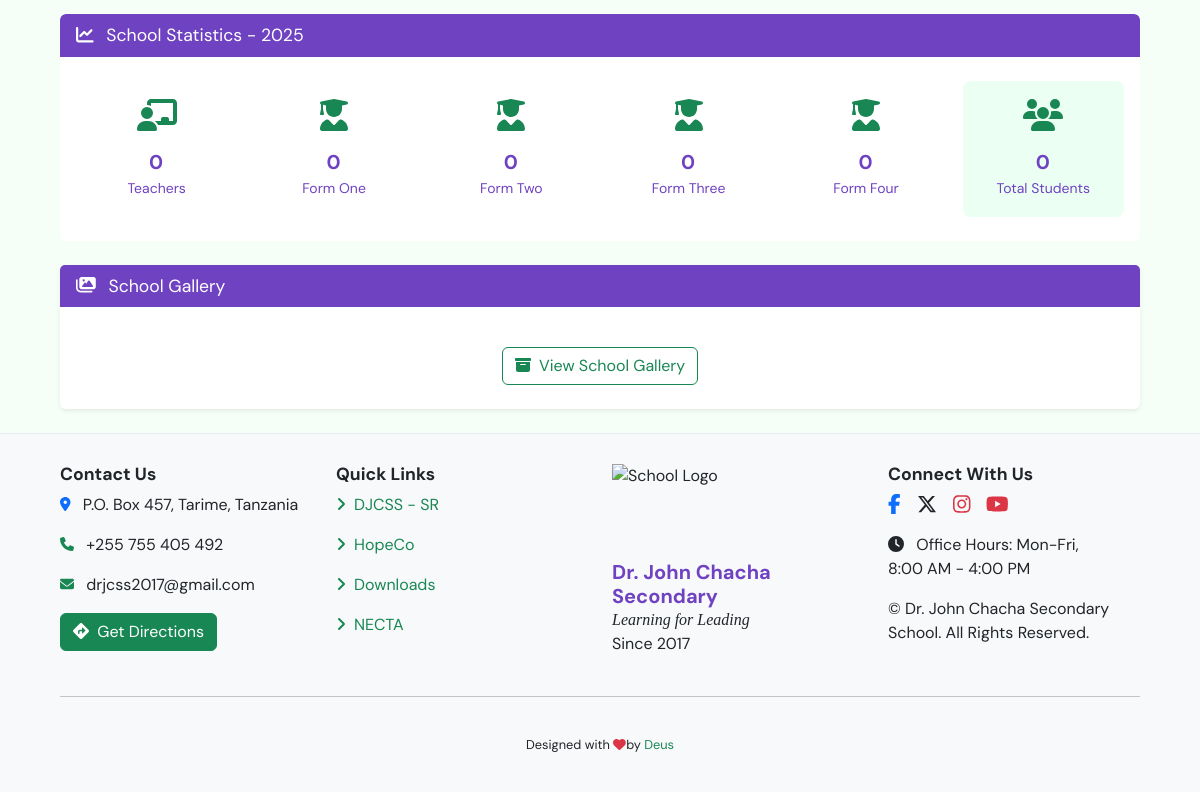
The page /staff/ (lower part) on the database as committed earlier.
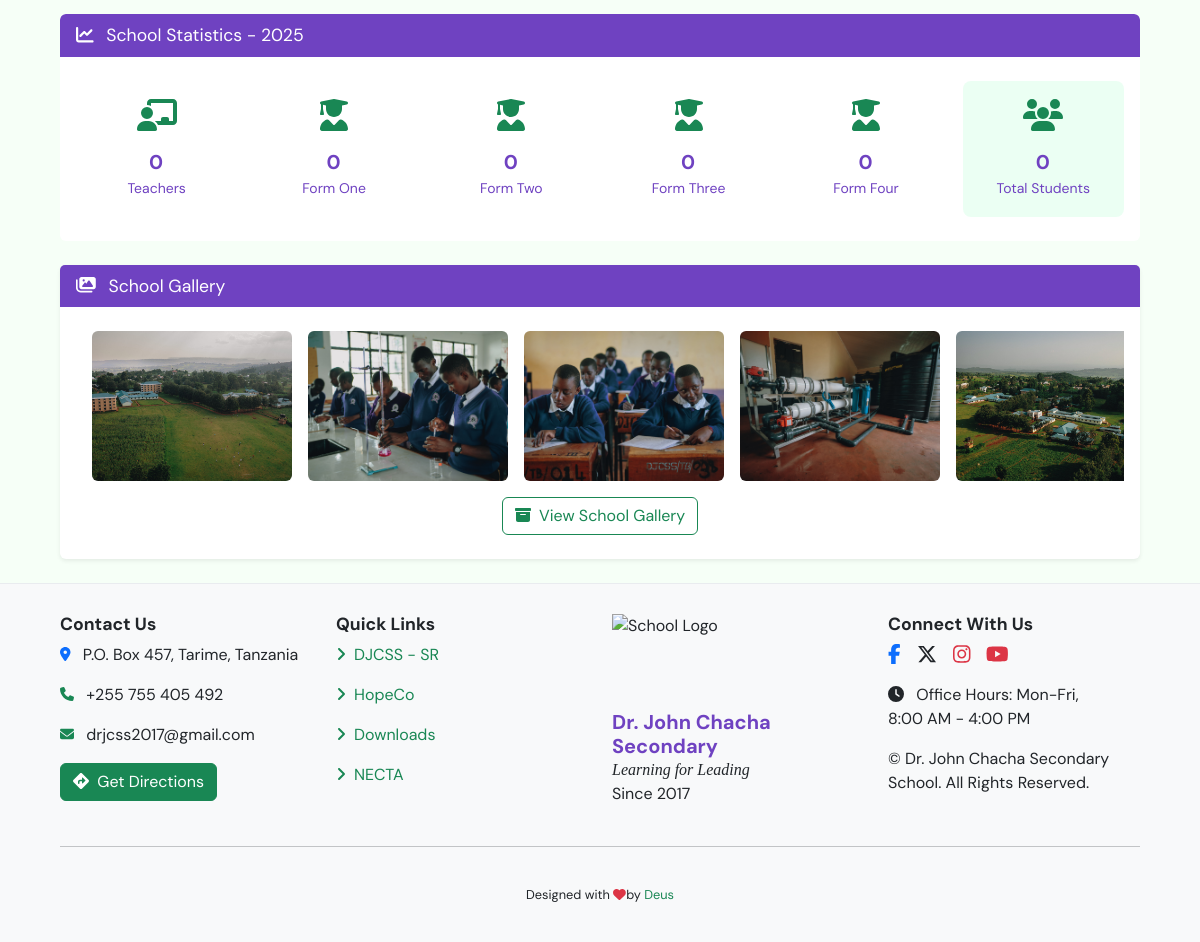
The same page on the database as committed later.
### web/models.py (models this page shows, shortened)
class GalleryImage(models.Model):
    title = models.CharField(
        max_length=200,
        help_text="Short descriptive title for the image"
    )
    caption = models.TextField(
        blank=True,
        help_text="Detailed description of the image (shown in popups)"
    )
    image = models.ImageField(
        upload_to='gallery/%Y/%m/%d/',
        validators=[
            FileExtensionValidator(allowed_extensions=['jpg', 'jpeg', 'png', 'webp'])
        ],
        help_text="Upload high-quality school images"
    )
    is_featured = models.BooleanField(
        default=False,
        help_text="Featured images appear in the homepage slideshow"
    )
    is_about = models.BooleanField(
        default=False,
        help_text="Set to true if this image is used in the About Us section"
    )
    date_taken = models.DateField(
        blank=True,
        null=True,
        help_text="When was this photo taken? (optional)"
    )
    upload_date = models.DateTimeField(auto_now_add=True)
    last_updated = models.DateTimeField(auto_now=True)
    class Meta:
        ordering = ['-is_featured', '-upload_date']
        verbose_name_plural = "Gallery Images"

### web/views.py (the view)
# urls.py: path('staff/', views.staff, name='staff'),
def staff(request):
    return render(request, 'web/staff.html', {
        'staff': Staff.objects.all()
    })

### web/models.py (called while the page is built)
    @property
    def total_students(self):
        return self.form_one + self.form_two + self.form_three + self.form_four

    @classmethod
    def get_current_week_prayers(cls):
        today = timezone.now().date()
        start_week = today - timezone.timedelta(days=today.weekday())
        end_week = start_week + timezone.timedelta(days=6)
        return cls.objects.filter(prayer_date__range=[start_week, end_week])

### web/templates/web/staff.html (shortened to what this page needs)
{% extends "web/base.html" %} {% load static %}

### web/templates/web/base.html (shortened to what this page needs)
{% load static %}
<!DOCTYPE html>
<html lang="en">
  <head>
    <link
      href="https://cdn.jsdelivr.net/npm/bootstrap@5.3.3/dist/css/bootstrap.min.css"
      rel="stylesheet"
    />
    <link rel="stylesheet" href="https://cdnjs.cloudflare.com/ajax/libs/font-awesome/6.5.1/css/all.min.css" />
    <link href="https://cdnjs.cloudflare.com/ajax/libs/lightbox2/2.11.3/css/lightbox.min.css" rel="stylesheet">
    <link
      href="https://cdn.jsdelivr.net/npm/bootstrap-icons@1.10.5/font/bootstrap-icons.css"
      rel="stylesheet"
    />
    <link
    rel="stylesheet"
    type="text/css"
    href="{% static 'web/css/styles.css' %}"
    />
  </head>
  <body>
    <div class="wide-container my-4">
      <div class="row mt-4">
        <div class="col-md-4">
        </div>
        <div class="col-md-4">
        </div>
    <div class="col-md-4">
</div>
      </div>
      <div class="mb-4">
        <div class="card border-0 overflow-hidden">
          <div class="card-header card-header-custom">
              <i class="fas fa-chart-line me-2"></i> School Statistics - <span id="year"></span>
          </div>
          <div class="card-body py-4">
            <div class="row g-3 text-center">
              <div class="col-6 col-md-4 col-lg-2">
                <div
                  class="p-3 rounded-3 stats-block h-100"
                  style="background-color: rgba(255, 255, 255, 0.1)"
                >
                  <i
                    class="fas fa-chalkboard-teacher fa-2x mb-3 text-success"
                  ></i>
                  <h5 class="mb-1 counter" data-target={{ global_school_stats.teachers }}>0</h5>
                  <p class="mb-0 small stats-text">Teachers</p>
                </div>
              </div>
              <div class="col-6 col-md-4 col-lg-2">
                <div
                  class="p-3 rounded-3 stats-block h-100"
                  style="background-color: rgba(255, 255, 255, 0.1)"
                >
                  <i class="fas fa-user-graduate fa-2x mb-3 text-success"></i>
                  <h5 class="mb-1 counter" data-target={{ global_school_stats.form_one }}>0</h5>
                  <p class="mb-0 small stats-text">Form One</p>
                </div>
              </div>
              <div class="col-6 col-md-4 col-lg-2">
                <div
                  class="p-3 rounded-3 stats-block h-100"
                  style="background-color: rgba(255, 255, 255, 0.1)"
                >
                  <i class="fas fa-user-graduate fa-2x mb-3 text-success"></i>
                  <h5 class="mb-1 counter" data-target={{ global_school_stats.form_two }}>0</h5>
                  <p class="mb-0 small stats-text">Form Two</p>
                </div>
              </div>
              <div class="col-6 col-md-4 col-lg-2">
                <div
                  class="p-3 rounded-3 stats-block h-100"
                  style="background-color: rgba(255, 255, 255, 0.1)"
                >
                  <i class="fas fa-user-graduate fa-2x mb-3 text-success"></i>
                  <h5 class="mb-1 counter" data-target={{ global_school_stats.form_three }}>0</h5>
                  <p class="mb-0 small stats-text">Form Three</p>
                </div>
              </div>
              <div class="col-6 col-md-4 col-lg-2">
                <div
                  class="p-3 rounded-3 stats-block h-100"
                  style="background-color: rgba(255, 255, 255, 0.1)"
                >
                  <i class="fas fa-user-graduate fa-2x mb-3 text-success"></i>
                  <h5 class="mb-1 counter" data-target={{ global_school_stats.form_four }}>0</h5>
                  <p class="mb-0 small stats-text">Form Four</p>
                </div>
              </div>
              <div class="col-6 col-md-4 col-lg-2">
                <div
                  class="p-3 rounded-3 stats-block h-100"
                  style="background-color: rgba(157, 252, 192, 0.2)"
                >
                  <i class="fas fa-users fa-2x mb-3 text-success"></i>
                  <h5 class="mb-1 counter" data-target={{ global_school_stats.total_students }}>0</h5>
                  <p class="mb-0 small stats-text">Total Students</p>
                </div>
              </div>
            </div>
          </div>
        </div>
      </div>
    </div>
    <div class="mb-4 gallery-card wide-container my-4">
      <div class="card border-0 shadow-sm">
        <div class="card-header card-header-custom">
          <i class="fas fa-images me-2"></i> School Gallery
        </div>
        <div class="card-body py-4">
          <div class="gallery-marquee-container overflow-hidden position-relative">
            <div class="gallery-marquee-track d-flex">
              {% for photo in gallery_photos %}
              <div class="gallery-item flex-shrink-0 me-3">
                <div class="gallery-thumbnail position-relative" style="width: 200px;">
                  <img src="{{ photo.image.url }}"
                       class="img-fluid rounded shadow-sm"
                       alt="{{ photo.caption|default:'School Photo' }}"
                       loading="lazy"
                       data-caption="{{ photo.caption }}"
                       data-src="{{ photo.image.url }}">
                </div>
              </div>
              {% endfor %}
            </div>
            <div class="d-flex justify-content-center mt-3">
              <a href="{% url 'gallery' %}" class="btn btn-outline-success">
                <i class="fas fa-archive me-1"></i> View School Gallery
              </a>
            </div>
          </div>
        </div>
      </div>
    </div>
    <div class="footer bg-light w-100">
      <div class="wide-container">
        <div class="row g-4">
          <div class="col-12 col-md-6 col-lg-3 mb-4 mb-md-0 text-center text-md-start">
            <h6 class="fw-bold">Contact Us</h6>
            <p>
              <i class="fa fa-sm fa-map-marker-alt text-primary me-2"></i> P.O.
              Box 457, Tarime, Tanzania
            </p>
            <p>
              <i class="fa fa-sm fa-phone text-primary me-2"></i> +255 755 405
              492
            </p>
            <p>
              <i class="fa fa-sm fa-envelope text-primary me-2"></i>
              drjcss2017@gmail.com
            </p>
              <a href="https://maps.app.goo.gl/hXZGPJj7AFUFyxqd6" target="_blank" class="btn btn-success" style="color: white; text-decoration: none;">
                <i class="fas fa-directions me-1"></i> Get Directions
              </a>
          </div>
          <div class="col-12 col-md-6 col-lg-3 mb-4 mb-md-0 text-center text-md-start">
            <h6 class="fw-bold">Quick Links</h6>
            <p class="heading">
              <a href="#" class="text-decoration-none"
                ><i class="fa fa-angle-right me-2"></i>DJCSS - SR</a
              >
            </p>
            <p class="heading">
              <a href="https://www.joinhopeco.com/" target="_blank" class="text-decoration-none"
                ><i class="fa fa-angle-right me-2"></i>HopeCo</a
              >
            </p>
            <p class="heading">
              <a href="{% url "downloads" %}" class="text-decoration-none"
                ><i class="fa fa-angle-right me-2"></i>Downloads</a
              >
            </p>
            <p class="heading">
              <a href="https://www.necta.go.tz/" target="_blank" class="text-decoration-none"
                ><i class="fa fa-angle-right me-2"></i>NECTA</a
              >
            </p>
          </div>
          <div class="col-12 col-md-6 col-lg-3 mb-4 mb-md-0 text-center text-md-start">
            <div class="d-flex align-items-center justify-content-center justify-content-md-start mb-3">
              <img
                src="https://drjohnchachasecondary.org/images/assets/djcss-logo.png"
                alt="School Logo"
                class="img-fluid"
                style="height: 80px; margin-right: 12px"
              />
            </div>
            <div>
              <h5 class="mb-0 fw-bold" style="color: #6f42c1">
                Dr. John Chacha Secondary
              </h5>
              <span class="school-motto" style="font-style: italic">
                Learning for Leading
              </span>
            </div>
            <p>Since 2017</p>
          </div>
          <div class="col-12 col-md-6 col-lg-3 text-center text-md-start">
            <h6 class="fw-bold">Connect With Us</h6>
            <div class="social-icons mb-3 d-flex justify-content-center justify-content-md-start">
              <a href="#" class="text-decoration-none me-3">
                <i class="fab fa-facebook-f fa-lg text-primary"></i>
              </a>
              <a href="#" class="text-decoration-none me-3" target="_blank" title="X (Twitter)">
                <i class="fab fa-x-twitter fa-lg text-default"></i>
              </a>
              <a href="#" class="text-decoration-none me-3">
                <i class="fab fa-instagram fa-lg text-danger"></i>
              </a>
              <a href="#" class="text-decoration-none">
                <i class="fab fa-youtube fa-lg text-danger"></i>
              </a>
            </div>
            <p>
              <i class="fa fa-clock me-2"></i> Office Hours: Mon-Fri, <br />
              8:00 AM - 4:00 PM
            </p>
            <p class="text-center text-md-start">
              ©  Dr. John Chacha Secondary School. All
              Rights Reserved.
            </p>
          </div>
        </div>
        <hr class="my-4" />
        <div class="text-center py-2">
          <small class="designer-credit-line">
            Designed with <i class="fa fa-heart text-danger"></i>by
            <a href="https://d3uspr0.com" target="_blank">Deus</a>
          </small>
        </div>
      </div>
    </div>
  </body>
</html>

### web/static/web/css/styles.css (style rules this page uses)
:root { --site-purple: #6f42c1; --site-green: #198754; --site-light-bg: rgba(0, 255, 55, 0.036); }
body { font-family: "DM Sans", sans-serif; background-color: var(--site-light-bg); }
.school-motto { font-family: "Garamond", serif; font-style: italic; font-weight: 500; }
.card-header-custom { background: var(--site-purple); color: white; font-size: 1.1rem; border-top-left-radius: 0.5rem; border-top-right-radius: 0.5rem; border: none; }
.heading { color: var(--site-green); transition: color 0.3s ease; }
.stats-block { transition: all 0.4s cubic-bezier(0.175, 0.885, 0.32, 1.1); border: 2px solid transparent; }
.counter { font-weight: 700; letter-spacing: 1px; color: var(--site-purple); }
.stats-text { color: var(--site-purple); }
.gallery-marquee-container { padding: 0 1rem; }
.gallery-marquee-track { animation: scroll 40s linear infinite; width: max-content; }
.gallery-thumbnail { height: 150px; overflow: hidden; border-radius: 0.25rem; }
.gallery-thumbnail img { width: 100%; height: 100%; object-fit: cover; transition: transform 0.3s ease; }
.footer { background-color: #f8f9fa; border-top: 1px solid #e9ecef; padding: 30px 0; font-size: 1rem; }
.footer h6 { font-size: 1.1rem; }
.footer a { color: inherit; text-decoration: none; transition: color 0.3s ease; }
.footer .fa-map-marker-alt, .footer .fa-phone, .footer .fa-envelope { color: var(--site-green) !important; }
.footer .fa-angle-right { color: var(--site-green) !important; margin-right: 8px; }
.designer-credit-line { font-size: 0.8rem !important; line-height: 1.3; display: block; margin-top: 0.5rem; }
.designer-credit-line a { color: var(--site-green); }
.wide-container { width: 90%; max-width: 100%; margin: 0 auto; }

Rows that differ between the two databases and show on the page:
added GalleryImage: image (picture)
added GalleryImage: image (picture)
added GalleryImage: image (picture)
added GalleryImage: image (picture)
added GalleryImage: image (picture)
